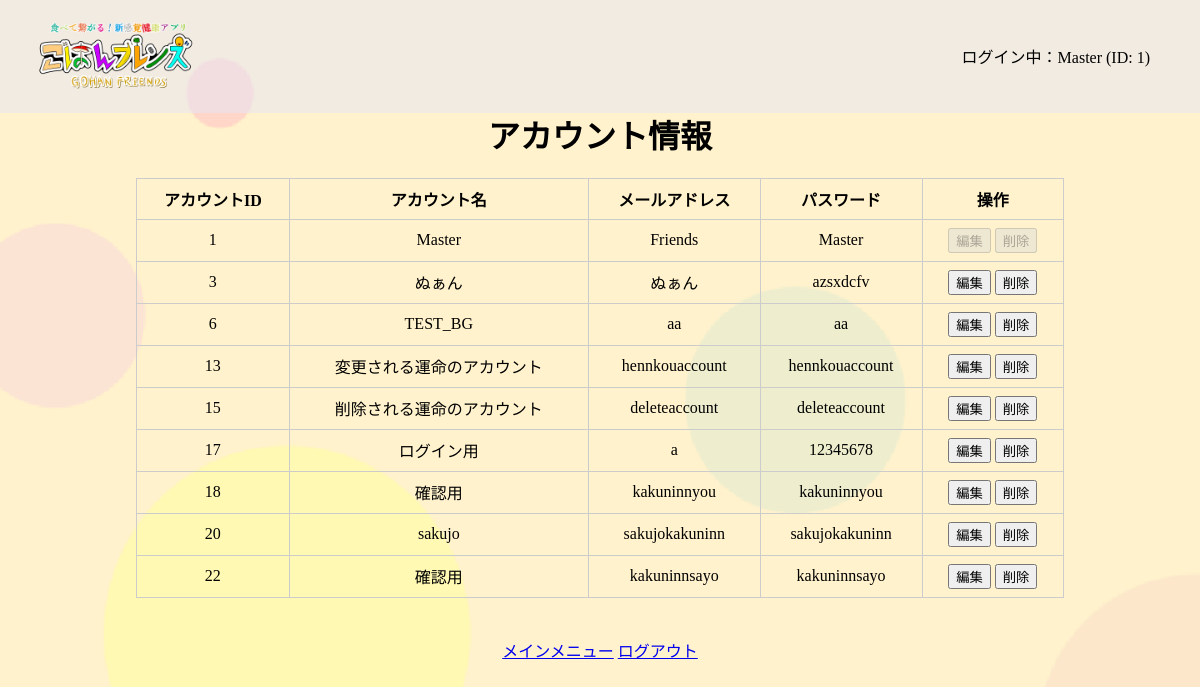
Page /master/account_look (signed in) on the committed database.
### tables this page shows
CREATE TABLE ACCOUNT (
                        ACCOUNT_ID INTEGER PRIMARY KEY AUTOINCREMENT,
                        ACCOUNT_NAME TEXT NOT NULL,
                        MAIL TEXT NOT NULL,
                        PASS TEXT NOT NULL
                    );

### app.py (the view)
@app.route('/master/account_look')
def account_look():
    if 'account_name' in session:
        conn = get_db()
        cur = conn.cursor()
        cur.execute("SELECT ACCOUNT_ID, ACCOUNT_NAME, MAIL, PASS FROM ACCOUNT")
        accounts = cur.fetchall()
        cur.close()
        conn.close()
        return render_template('master/account_look.html', accounts=accounts)

### app.py (called while the page is built)
def get_db():
    conn = sqlite3.connect(DATABASE)
    return conn

@app.context_processor
def inject_account_info():
    return {
        'account_name': session.get('account_name'),
        'account_id': session.get('account_id')
    }

### templates/master/account_look.html (shortened to what this page needs)
{% extends 'base.html' %}
{% block content %}
    <link rel="stylesheet" href="{{ url_for('static', filename='css/account_look.css') }}">
    <br><br><br><br>
    <h1 class="txtcenter">アカウント情報</h1>
    <div class="table-container">
        <table>
            <tr>
                <th>アカウントID</th>
                <th>アカウント名</th>
                <th>メールアドレス</th>
                <th>パスワード</th>
                <th>操作</th>
            </tr>
            {% for account in accounts %}
            <tr>
                <td>{{ account[0] }}</td>
                <td data-original="{{ account[1] }}">{{ account[1] }}</td>
                <td data-original="{{ account[2] }}">{{ account[2] }}</td>
                <td data-original="{{ account[3] }}">{{ account[3] }}</td>
                <td>
                    {% if account[0] == 1 %}
                        <button class="edit-button" type="button" disabled>編集</button>
                        <button class="delete-button" type="button" disabled>削除</button>
                    {% else %}
                        <button class="edit-button" type="button" onclick="editRow(this.parentElement.parentElement)">編集</button>
                        <button class="delete-button" type="button" onclick="showDeleteConfirmation(this.parentElement.parentElement)">削除</button>
                    {% endif %}
                </td>
            </tr>
            {% endfor %}
        </table>
    </div>
    <div class="txtcenter">
        <a href="{{ url_for('mainmenu') }}">メインメニュー</a>
        <a href="{{ url_for('logout') }}">ログアウト</a>
    </div>
{% endblock %}

### templates/base.html (shortened to what this page needs)
<!DOCTYPE html>
<html lang="ja">
<head>
    <link rel="stylesheet" href="../static/css/style.css">
</head>
<body background="{{ url_for('static', filename='img/background.png') }}" class="kabegami">
    <header class="clearfix">
        <img src="{{ url_for('static', filename='img/title.png') }}" class="header-logo">
    </header>
    <main>
        <div class="container">
            <p>ログイン中：{{ account_name }} (ID: {{ account_id }})</p>
        </div>
        {% block content %}{% endblock %}
    </main>
</body>
</html>

### static/css/style.css (style rules this page uses)
html, body { margin: 0; padding: 0; box-sizing: border-box; height: 100%; }
.kabegami { background-size: cover; }
header { display: flex; align-items: center; background-color: rgb(230,230,250,0.5); }
.header-logo { width: 200px; margin-left: 20px; margin-right: 20px; }
.clearfix::after { content: ""; clear: both; display: table; }
.container { display: flex; justify-content: right; align-items: center; height: 100%; padding-right: 10px; margin-top: -85px; margin-right:40px; }

### static/css/account_look.css (style rules this page uses)
body { height: 100%; }
.kabegami { background-size: cover; }
.container { display: flex; justify-content: right; align-items: center; height: 100%; padding-right: 10px; margin-top: -85px; margin-right: 40px; }
.txtcenter { margin-top:40px; text-align: center; }
.table-container { display: flex; justify-content: center; margin: 20px; }
table { border-collapse: collapse; width: 80%; }
th, td { border: 1px solid #ccc; padding: 8px; text-align: center; }
header { display: flex; align-items: center; background-color: rgb(230,230,250,0.5); }
.clearfix::after { content: ""; clear: both; display: table; }
html, body { margin: 0; padding: 0; box-sizing: border-box; }

### rows in the picture
ACCOUNT: ACCOUNT_ID "1", ACCOUNT_NAME "Master", MAIL "Friends", PASS "Master", shows "編集"
ACCOUNT: ACCOUNT_ID "3", ACCOUNT_NAME "ぬぁん", MAIL "ぬぁん", PASS "azsxdcfv", shows "編集"
ACCOUNT: ACCOUNT_ID "6", ACCOUNT_NAME "TEST_BG", MAIL "aa", PASS "aa", shows "編集"
ACCOUNT: ACCOUNT_ID "13", ACCOUNT_NAME "変更される運命のアカウント", MAIL "hennkouaccount", PASS "hennkouaccount", shows "編集"
ACCOUNT: ACCOUNT_ID "15", ACCOUNT_NAME "削除される運命のアカウント", MAIL "deleteaccount", PASS "deleteaccount", shows "編集"
ACCOUNT: ACCOUNT_ID "17", ACCOUNT_NAME "ログイン用", MAIL "a", PASS "12345678", shows "編集"
ACCOUNT: ACCOUNT_ID "18", ACCOUNT_NAME "確認用", MAIL "kakuninnyou", PASS "kakuninnyou", shows "編集"
ACCOUNT: ACCOUNT_ID "20", ACCOUNT_NAME "sakujo", MAIL "sakujokakuninn", PASS "sakujokakuninn", shows "編集"
ACCOUNT: ACCOUNT_ID "22", ACCOUNT_NAME "確認用", MAIL "kakuninnsayo", PASS "kakuninnsayo", shows "編集"

### other values in the picture
{{ account_name }} "Master"
{{ account_id }} "1"
